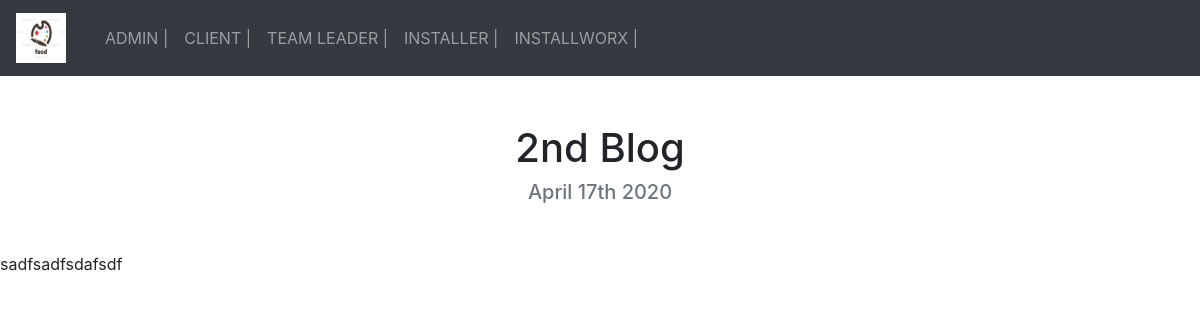
The app's page /blog/2/ with its own data.
### blog/models.py (models this page shows, shortened)
class Blog(models.Model):
    title = models.CharField(max_length=200)
    description = models.TextField()
    date = models.DateField()

### blog/views.py (the view)
# urls.py: path('<int:blog_id>/', views.detail, name='detail'),
def detail(request, blog_id):
    blog = get_object_or_404(Blog, pk=blog_id)
    return render(request, 'blog/detail.html', {'blog': blog})

### blog/templates/blog/detail.html
{% extends "portfolio/base.html" %}
{% load static %}
{% block content %}
<h1 class="text-center mt-5" id="blogdetailtitle">{{ blog.title }}</h1>
<h5 class="text-center text-muted mb-5">{{ blog.date|date:'F jS Y' }}</h5>
{{ blog.description|safe }}
{% endblock %}

### records on screen
Blog: title "2nd Blog", date "April 17th 2020", description "sadfsadfsdafsdf"
